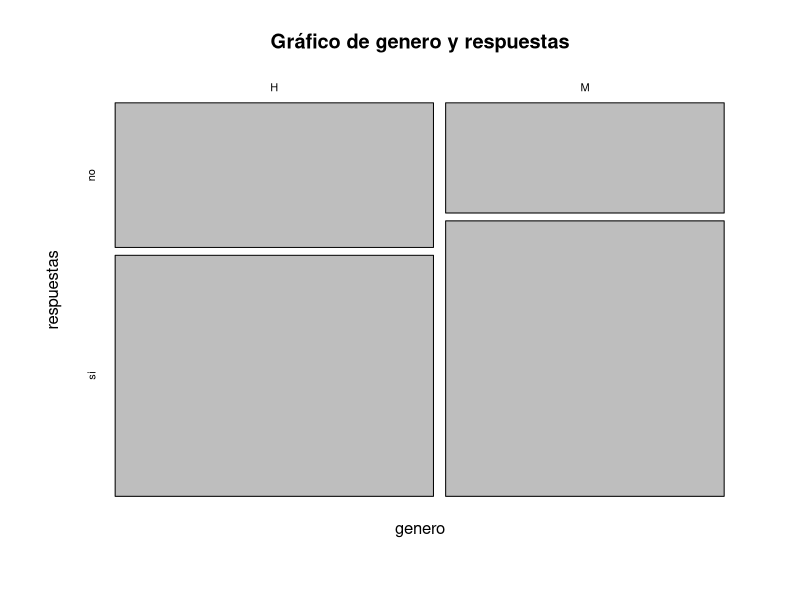
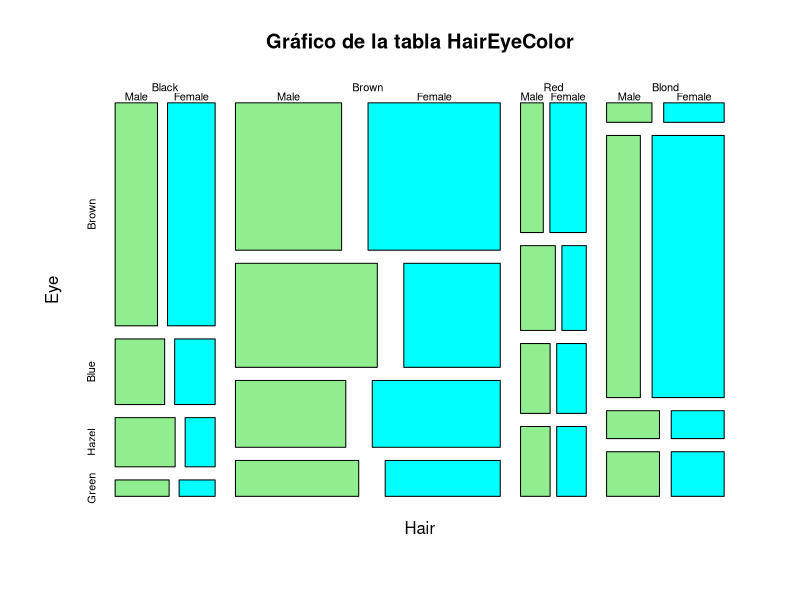

Reproduce these figures in R, in order.
## ---- chunk 1
genero = sample(c("H", "M"), size = 15, replace = TRUE)
respuestas = sample(c("si", "no"), size = 15, replace = T)

plot(table(genero, respuestas), main = "Gráfico de genero y respuestas")

## ---- chunk 2
plot(HairEyeColor, main = "Gráfico de la tabla HairEyeColor", col = c("light green", "cyan"))
